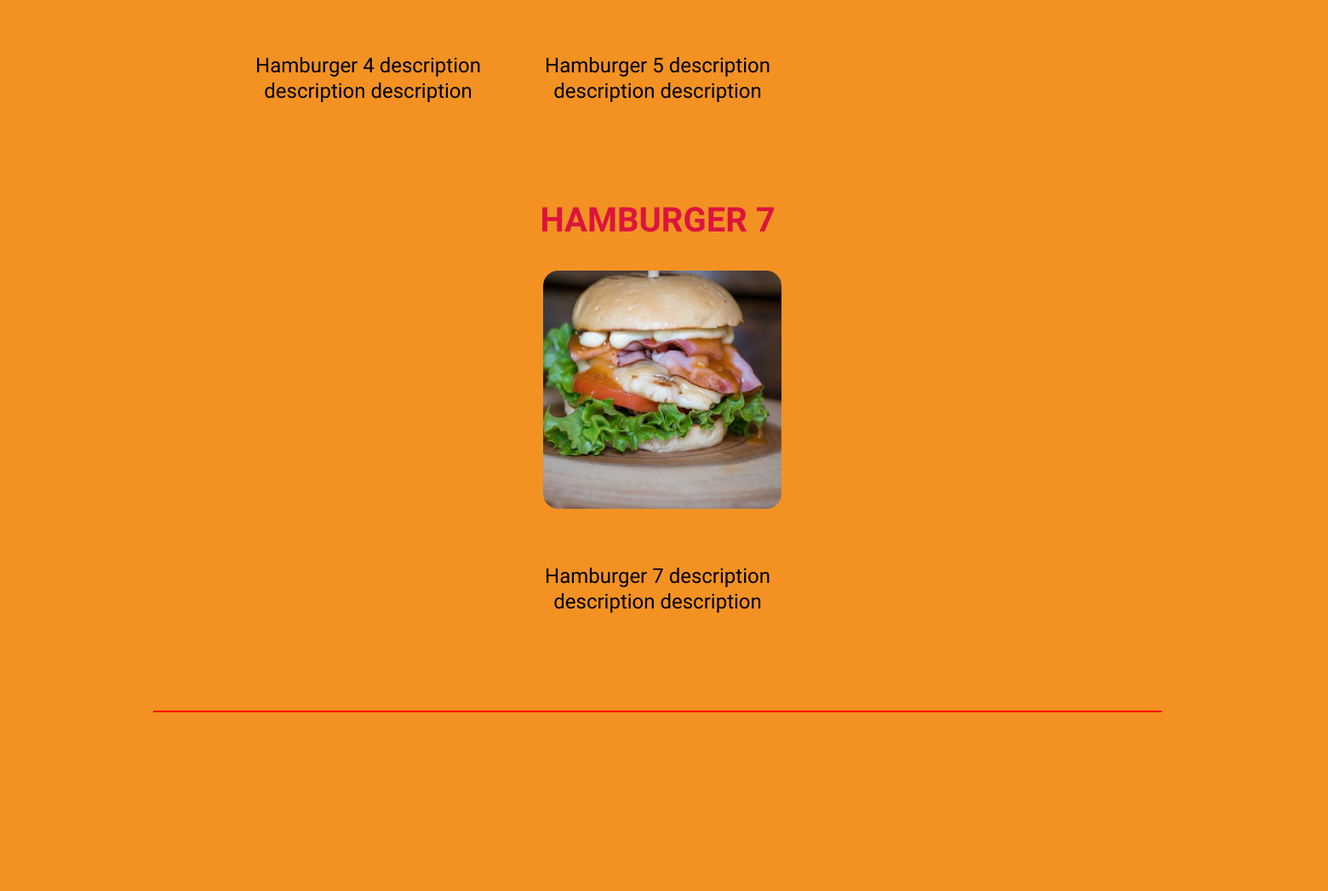
/menu/ (middle part), run on an earlier commit of the app's database.
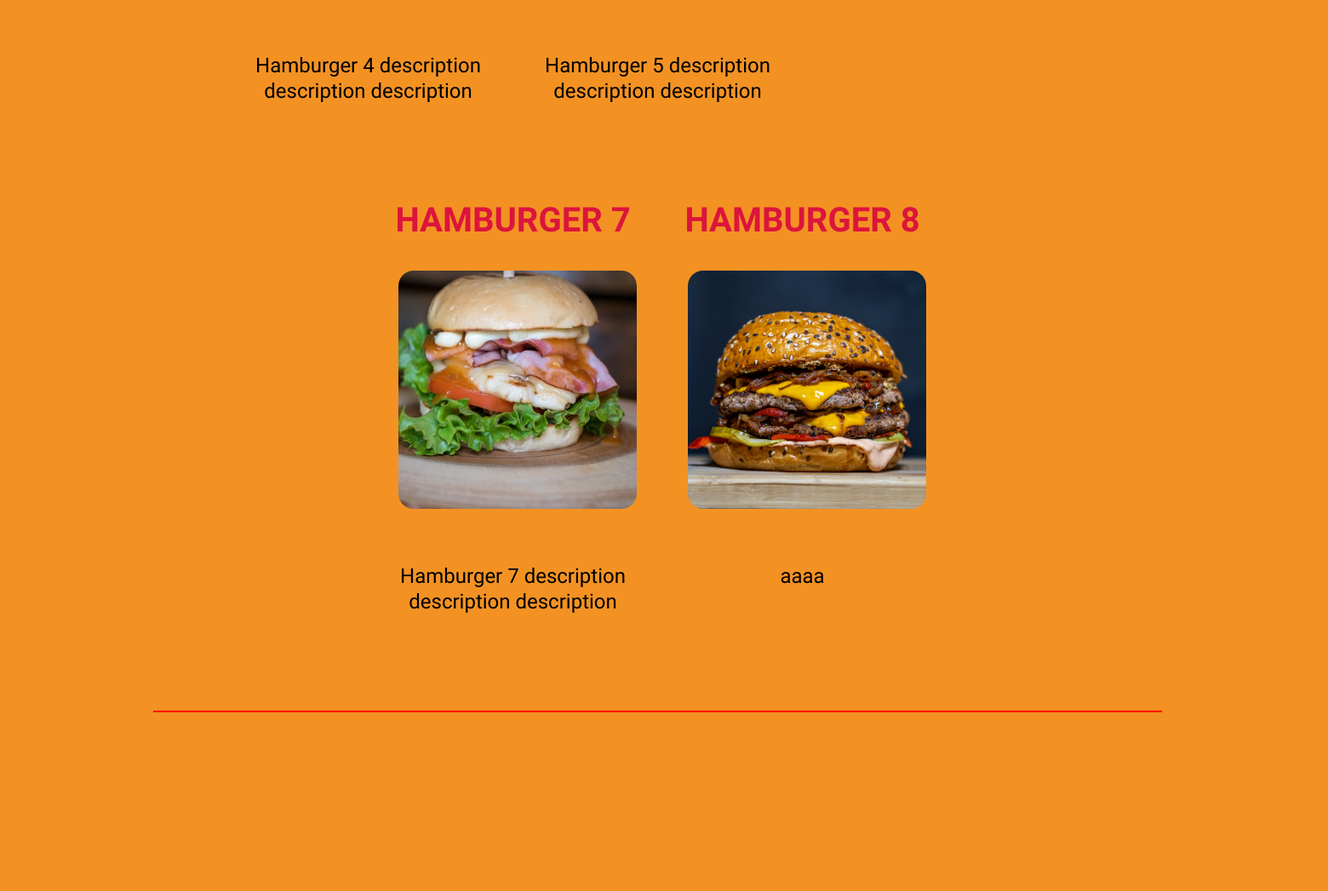
And on a later commit of the database.
### burger_app/models.py (models this page shows)
class MenuHamburger(models.Model):
    name = models.CharField(max_length=100)
    description = models.TextField(max_length=200)
    image = models.ImageField(upload_to='menu_hamburgers/', null=True, blank=True)

### burger_app/views.py (the view)
# urls.py: path("menu/", views.our_food, name="our_food"),
def our_food(request):
    burgers = MenuHamburger.objects.all()
    fries = MenuFries.objects.all()
    drinks = MenuDrink.objects.all()
    offers = Hamburger.objects.all()
    context = {"burger": burgers, "fries": fries, "drinks": drinks, "offers": offers}
    return render(request, "burger_app/food.html", context=context)

### burger_app/templates/burger_app/food.html (shortened to what this page needs)
{% extends "base.html" %}
{% load static %}
{% block extraCss %}
<link rel="stylesheet" href="{% static 'burger_app/css/menu.css' %}">
<link rel="stylesheet" href="https://cdnjs.cloudflare.com/ajax/libs/font-awesome/6.6.0/css/all.min.css" />
{% endblock extraCss %}
{% block content %}
    <div id="container">
        <div class="container promotion">
            <div id="promotion" class="main-container">
                <ul id="promotion-product" class="row">
                    <section class="gallery-2" style="margin-top: 75px; border-bottom: 2px solid red;">
                        <div class="image-container">
                                {% for burger in burger %}
                                <div class="deneme-div" style="width: max-content; max-width: 300px; min-height: 600px;" >
                                    <h1 style="margin: 0; text-align: center; white-space: nowrap;" class="deneme-name">{{burger.name}}</h1>
                                    <img src="{{burger.image.url}}" alt="Burger Republic" class="deneme-img">
                                    <p class="deneme-description" style="text-align: center; word-wrap: break-word;">{{burger.description}}</p>
                                </div>
                            {% endfor %}
                        </div>
                      </section>
                </ul>
            </div>
            <div class="clear space-area"></div>
        </div>
        <div class="container promotion">
            <div id="promotion" class="main-container">
            </div>
        </div>
{% endblock content %}

### templates/base.html (shortened to what this page needs)
{% load static %}
<!DOCTYPE html>
 <html lang="en">
<head>
    <link rel="stylesheet" href="https://use.fontawesome.com/releases/v5.11.1/css/all.css">
    <link rel="stylesheet" href="https://cdnjs.cloudflare.com/ajax/libs/font-awesome/6.6.0/css/all.min.css" />
    <link rel="stylesheet" href="{% static 'burger_app/css/style.css' %}">
    {% block extraCss %}
    {% endblock extraCss %}
</head>
<body>
{% block content %}
{% endblock content %}
    </div>
</body>

### burger_app/static/burger_app/css/menu.css (style rules this page uses)
.image-container { margin-left: 5%; width: 90%; height: 90%; display: flex; align-items: center; justify-content: center; flex-wrap: wrap; }
.image-container img { min-width: 280px; width: 90%; margin-left: 5%; margin-right: 5%; height: 280px; margin-top: 2rem; margin-bottom: 2rem; border-radius: 1rem; transition: 0.5s; }
.deneme-div { margin-left: 20px; margin-right: 20px; }
.deneme-div p { font-family: 'Kaushan Script', cursive; font-size: 24px; color: #000; }

What changed in the data, as far as the page shows it:
added MenuHamburger: name "HAMBURGER 8", image (picture), description "aaaa"
